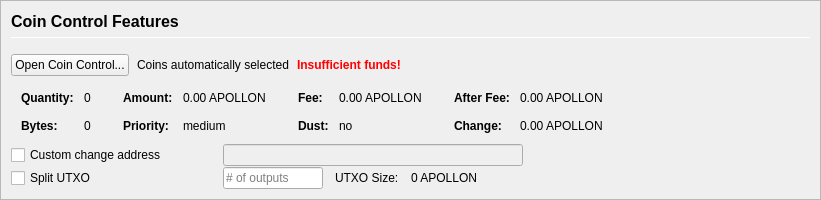
         <widget class="QFrame" name="frameCoinControl">
          <property name="sizePolicy">
           <sizepolicy hsizetype="Expanding" vsizetype="Expanding">
            <horstretch>0</horstretch>
            <verstretch>0</verstretch>
           </sizepolicy>
          </property>
          <property name="maximumSize">
           <size>
            <width>16777215</width>
            <height>16777215</height>
           </size>
          </property>
          <property name="frameShape">
           <enum>QFrame::StyledPanel</enum>
          </property>
          <property name="frameShadow">
           <enum>QFrame::Sunken</enum>
          </property>
          <layout class="QVBoxLayout" name="verticalLayoutCoinControl2">
           <property name="spacing">
            <number>0</number>
           </property>
           <property name="margin">
            <number>0</number>
           </property>
           <item>
            <widget class="QFrame" name="frameCoinControl_BG">
             <layout class="QVBoxLayout" name="verticalLayoutCoinControl" stretch="0,0,0,0,0,0">
              <property name="spacing">
               <number>1</number>
              </property>
              <property name="leftMargin">
               <number>10</number>
              </property>
              <property name="topMargin">
               <number>10</number>
              </property>
              <item>
               <layout class="QHBoxLayout" name="horizontalLayoutCoinControl1">
                <property name="bottomMargin">
                 <number>15</number>
                </property>
                <item>
                 <layout class="QVBoxLayout" name="verticalLayout_3">
                  <property name="spacing">
                   <number>6</number>
                  </property>
                  <item>
                   <widget class="QLabel" name="labelCoinControlFeatures">
                    <property name="sizePolicy">
                     <sizepolicy hsizetype="Preferred" vsizetype="Maximum">
                      <horstretch>0</horstretch>
                      <verstretch>0</verstretch>
                     </sizepolicy>
                    </property>
                    <property name="minimumSize">
                     <size>
                      <width>0</width>
                      <height>20</height>
                     </size>
                    </property>
                    <property name="font">
                     <font>
                      <pointsize>12</pointsize>
                      <weight>75</weight>
                      <bold>true</bold>
                     </font>
                    </property>
                    <property name="styleSheet">
                     <string notr="true">font-weight:bold;</string>
                    </property>
                    <property name="text">
                     <string>Coin Control Features</string>
                    </property>
                   </widget>
                  </item>
                  <item>
                   <widget class="Line" name="line">
                    <property name="minimumSize">
                     <size>
                      <width>0</width>
                      <height>1</height>
                     </size>
                    </property>
                    <property name="maximumSize">
                     <size>
                      <width>16777215</width>
                      <height>1</height>
                     </size>
                    </property>
                    <property name="orientation">
                     <enum>Qt::Horizontal</enum>
                    </property>
                   </widget>
                  </item>
                 </layout>
                </item>
               </layout>
              </item>
              <item>
               <layout class="QHBoxLayout" name="horizontalLayoutCoinControl2" stretch="0,0,0,0">
                <property name="spacing">
                 <number>8</number>
                </property>
                <property name="bottomMargin">
                 <number>10</number>
                </property>
                <item>
                 <widget class="QPushButton" name="pushButtonCoinControl">
                  <property name="styleSheet">
                   <string notr="true"/>
                  </property>
                  <property name="text">
                   <string>Open Coin Control...</string>
                  </property>
                  <property name="autoDefault">
                   <bool>false</bool>
                  </property>
                 </widget>
                </item>
                <item>
                 <widget class="QLabel" name="labelCoinControlAutomaticallySelected">
                  <property name="text">
                   <string>Coins automatically selected</string>
                  </property>
                  <property name="margin">
                   <number>5</number>
                  </property>
                 </widget>
                </item>
                <item>
                 <widget class="QLabel" name="labelCoinControlInsuffFunds">
                  <property name="font">
                   <font>
                    <weight>75</weight>
                    <bold>true</bold>
                   </font>
                  </property>
                  <property name="styleSheet">
                   <string notr="true">color:red;font-weight:bold;</string>
                  </property>
                  <property name="text">
                   <string>Insufficient funds!</string>
                  </property>
                  <property name="margin">
                   <number>5</number>
                  </property>
                 </widget>
                </item>
                <item>
                 <spacer name="horizontalSpacerCoinControl">
                  <property name="orientation">
                   <enum>Qt::Horizontal</enum>
                  </property>
                  <property name="sizeHint" stdset="0">
                   <size>
                    <width>40</width>
                    <height>1</height>
                   </size>
                  </property>
                 </spacer>
                </item>
               </layout>
              </item>
              <item>
               <widget class="QWidget" name="widgetCoinControl" native="true">
                <property name="sizePolicy">
                 <sizepolicy hsizetype="Preferred" vsizetype="Preferred">
                  <horstretch>0</horstretch>
                  <verstretch>0</verstretch>
                 </sizepolicy>
                </property>
                <property name="minimumSize">
                 <size>
                  <width>0</width>
                  <height>0</height>
                 </size>
                </property>
                <property name="styleSheet">
                 <string notr="true"/>
                </property>
                <layout class="QHBoxLayout" name="horizontalLayoutCoinControl5">
                 <property name="margin">
                  <number>0</number>
                 </property>
                 <item>
                  <layout class="QHBoxLayout" name="horizontalLayoutCoinControl3" stretch="0,0,0,1">
                   <property name="spacing">
                    <number>20</number>
                   </property>
                   <property name="topMargin">
                    <number>0</number>
                   </property>
                   <property name="bottomMargin">
                    <number>10</number>
                   </property>
                   <item>
                    <layout class="QFormLayout" name="formLayoutCoinControl1">
                     <property name="horizontalSpacing">
                      <number>10</number>
                     </property>
                     <property name="verticalSpacing">
                      <number>14</number>
                     </property>
                     <property name="leftMargin">
                      <number>10</number>
                     </property>
                     <property name="topMargin">
                      <number>4</number>
                     </property>
                     <property name="rightMargin">
                      <number>6</number>
                     </property>
                     <item row="0" column="0">
                      <widget class="QLabel" name="labelCoinControlQuantityText">
                       <property name="font">
                        <font>
                         <weight>75</weight>
                         <bold>true</bold>
                        </font>
                       </property>
                       <property name="text">
                        <string>Quantity:</string>
                       </property>
                       <property name="margin">
                        <number>0</number>
                       </property>
                      </widget>
                     </item>
                     <item row="0" column="1">
                      <widget class="QLabel" name="labelCoinControlQuantity">
                       <property name="cursor">
                        <cursorShape>IBeamCursor</cursorShape>
                       </property>
                       <property name="contextMenuPolicy">
                        <enum>Qt::ActionsContextMenu</enum>
                       </property>
                       <property name="text">
                        <string notr="true">0</string>
                       </property>
                       <property name="margin">
                        <number>0</number>
                       </property>
                       <property name="textInteractionFlags">
                        <set>Qt::LinksAccessibleByMouse|Qt::TextSelectableByKeyboard|Qt::TextSelectableByMouse</set>
                       </property>
                      </widget>
                     </item>
                     <item row="1" column="0">
                      <widget class="QLabel" name="labelCoinControlBytesText">
                       <property name="font">
                        <font>
                         <weight>75</weight>
                         <bold>true</bold>
                        </font>
                       </property>
                       <property name="text">
                        <string>Bytes:</string>
                       </property>
                      </widget>
                     </item>
                     <item row="1" column="1">
                      <widget class="QLabel" name="labelCoinControlBytes">
                       <property name="cursor">
                        <cursorShape>IBeamCursor</cursorShape>
                       </property>
                       <property name="contextMenuPolicy">
                        <enum>Qt::ActionsContextMenu</enum>
                       </property>
                       <property name="text">
                        <string notr="true">0</string>
                       </property>
                       <property name="textInteractionFlags">
                        <set>Qt::LinksAccessibleByMouse|Qt::TextSelectableByKeyboard|Qt::TextSelectableByMouse</set>
                       </property>
                      </widget>
                     </item>
                    </layout>
                   </item>
                   <item>
                    <layout class="QFormLayout" name="formLayoutCoinControl2">
                     <property name="horizontalSpacing">
                      <number>10</number>
                     </property>
                     <property name="verticalSpacing">
                      <number>14</number>
                     </property>
                     <property name="leftMargin">
                      <number>6</number>
                     </property>
                     <property name="topMargin">
                      <number>4</number>
                     </property>
                     <property name="rightMargin">
                      <number>6</number>
                     </property>
                     <item row="0" column="0">
                      <widget class="QLabel" name="labelCoinControlAmountText">
                       <property name="font">
                        <font>
                         <weight>75</weight>
                         <bold>true</bold>
                        </font>
                       </property>
                       <property name="text">
                        <string>Amount:</string>
                       </property>
                       <property name="margin">
                        <number>0</number>
                       </property>
                      </widget>
                     </item>
                     <item row="0" column="1">
                      <widget class="QLabel" name="labelCoinControlAmount">
                       <property name="cursor">
                        <cursorShape>IBeamCursor</cursorShape>
                       </property>
                       <property name="contextMenuPolicy">
                        <enum>Qt::ActionsContextMenu</enum>
                       </property>
                       <property name="text">
                        <string notr="true">0.00 APOLLON</string>
                       </property>
                       <property name="textInteractionFlags">
                        <set>Qt::LinksAccessibleByMouse|Qt::TextSelectableByKeyboard|Qt::TextSelectableByMouse</set>
                       </property>
                      </widget>
                     </item>
                     <item row="1" column="0">
                      <widget class="QLabel" name="labelCoinControlPriorityText">
                       <property name="font">
                        <font>
                         <weight>75</weight>
                         <bold>true</bold>
                        </font>
                       </property>
                       <property name="text">
                        <string>Priority:</string>
                       </property>
                      </widget>
                     </item>
                     <item row="1" column="1">
                      <widget class="QLabel" name="labelCoinControlPriority">
                       <property name="cursor">
                        <cursorShape>IBeamCursor</cursorShape>
                       </property>
                       <property name="contextMenuPolicy">
                        <enum>Qt::ActionsContextMenu</enum>
                       </property>
                       <property name="text">
                        <string>medium</string>
                       </property>
                       <property name="textInteractionFlags">
                        <set>Qt::LinksAccessibleByMouse|Qt::TextSelectableByKeyboard|Qt::TextSelectableByMouse</set>
                       </property>
                      </widget>
                     </item>
                    </layout>
                   </item>
                   <item>
                    <layout class="QFormLayout" name="formLayoutCoinControl3">
                     <property name="horizontalSpacing">
                      <number>10</number>
                     </property>
                     <property name="verticalSpacing">
                      <number>14</number>
                     </property>
                     <property name="leftMargin">
                      <number>6</number>
                     </property>
                     <property name="topMargin">
                      <number>4</number>
                     </property>
                     <property name="rightMargin">
                      <number>6</number>
                     </property>
                     <item row="0" column="0">
                      <widget class="QLabel" name="labelCoinControlFeeText">
                       <property name="font">
                        <font>
                         <weight>75</weight>
                         <bold>true</bold>
                        </font>
                       </property>
                       <property name="text">
                        <string>Fee:</string>
                       </property>
                       <property name="margin">
                        <number>0</number>
                       </property>
                      </widget>
                     </item>
                     <item row="0" column="1">
                      <widget class="QLabel" name="labelCoinControlFee">
                       <property name="cursor">
                        <cursorShape>IBeamCursor</cursorShape>
                       </property>
                       <property name="contextMenuPolicy">
                        <enum>Qt::ActionsContextMenu</enum>
                       </property>
                       <property name="text">
                        <string notr="true">0.00 APOLLON</string>
                       </property>
                       <property name="textInteractionFlags">
                        <set>Qt::LinksAccessibleByMouse|Qt::TextSelectableByKeyboard|Qt::TextSelectableByMouse</set>
                       </property>
                      </widget>
                     </item>
                     <item row="1" column="0">
                      <widget class="QLabel" name="labelCoinControlLowOutputText">
                       <property name="font">
                        <font>
                         <weight>75</weight>
                         <bold>true</bold>
                        </font>
                       </property>
                       <property name="text">
                        <string>Dust:</string>
                       </property>
                      </widget>
                     </item>
                     <item row="1" column="1">
                      <widget class="QLabel" name="labelCoinControlLowOutput">
                       <property name="cursor">
                        <cursorShape>IBeamCursor</cursorShape>
                       </property>
                       <property name="contextMenuPolicy">
                        <enum>Qt::ActionsContextMenu</enum>
                       </property>
                       <property name="text">
                        <string>no</string>
                       </property>
                       <property name="textInteractionFlags">
                        <set>Qt::LinksAccessibleByMouse|Qt::TextSelectableByKeyboard|Qt::TextSelectableByMouse</set>
                       </property>
                      </widget>
                     </item>
                    </layout>
                   </item>
                   <item>
                    <layout class="QFormLayout" name="formLayoutCoinControl4">
                     <property name="horizontalSpacing">
                      <number>10</number>
                     </property>
                     <property name="verticalSpacing">
                      <number>14</number>
                     </property>
                     <property name="leftMargin">
                      <number>6</number>
                     </property>
                     <property name="topMargin">
                      <number>4</number>
                     </property>
                     <property name="rightMargin">
                      <number>6</number>
                     </property>
                     <item row="0" column="0">
                      <widget class="QLabel" name="labelCoinControlAfterFeeText">
                       <property name="font">
                        <font>
                         <weight>75</weight>
                         <bold>true</bold>
                        </font>
                       </property>
                       <property name="text">
                        <string>After Fee:</string>
                       </property>
                       <property name="margin">
                        <number>0</number>
                       </property>
                      </widget>
                     </item>
                     <item row="0" column="1">
                      <widget class="QLabel" name="labelCoinControlAfterFee">
                       <property name="cursor">
                        <cursorShape>IBeamCursor</cursorShape>
                       </property>
                       <property name="contextMenuPolicy">
                        <enum>Qt::ActionsContextMenu</enum>
                       </property>
                       <property name="text">
                        <string notr="true">0.00 APOLLON</string>
                       </property>
                       <property name="textInteractionFlags">
                        <set>Qt::LinksAccessibleByMouse|Qt::TextSelectableByKeyboard|Qt::TextSelectableByMouse</set>
                       </property>
                      </widget>
                     </item>
                     <item row="1" column="0">
                      <widget class="QLabel" name="labelCoinControlChangeText">
                       <property name="font">
                        <font>
                         <weight>75</weight>
                         <bold>true</bold>
                        </font>
                       </property>
                       <property name="text">
                        <string>Change:</string>
                       </property>
                      </widget>
                     </item>
                     <item row="1" column="1">
                      <widget class="QLabel" name="labelCoinControlChange">
                       <property name="cursor">
                        <cursorShape>IBeamCursor</cursorShape>
                       </property>
                       <property name="contextMenuPolicy">
                        <enum>Qt::ActionsContextMenu</enum>
                       </property>
                       <property name="text">
                        <string notr="true">0.00 APOLLON</string>
                       </property>
                       <property name="textInteractionFlags">
                        <set>Qt::LinksAccessibleByMouse|Qt::TextSelectableByKeyboard|Qt::TextSelectableByMouse</set>
                       </property>
                      </widget>
                     </item>
                    </layout>
                   </item>
                  </layout>
                 </item>
                </layout>
               </widget>
              </item>
              <item>
               <layout class="QHBoxLayout" name="horizontalLayoutCoinControl4">
                <property name="spacing">
                 <number>12</number>
                </property>
                <property name="sizeConstraint">
                 <enum>QLayout::SetDefaultConstraint</enum>
                </property>
                <property name="topMargin">
                 <number>0</number>
                </property>
                <property name="rightMargin">
                 <number>0</number>
                </property>
                <item>
                 <widget class="QCheckBox" name="checkBoxCoinControlChange">
                  <property name="sizePolicy">
                   <sizepolicy hsizetype="Preferred" vsizetype="Preferred">
                    <horstretch>0</horstretch>
                    <verstretch>0</verstretch>
                   </sizepolicy>
                  </property>
                  <property name="minimumSize">
                   <size>
                    <width>200</width>
                    <height>0</height>
                   </size>
                  </property>
                  <property name="maximumSize">
                   <size>
                    <width>200</width>
                    <height>16777215</height>
                   </size>
                  </property>
                  <property name="toolTip">
                   <string>If this is activated, but the change address is empty or invalid, change will be sent to a newly generated address.</string>
                  </property>
                  <property name="text">
                   <string>Custom change address</string>
                  </property>
                 </widget>
                </item>
                <item>
                 <widget class="QValidatedLineEdit" name="lineEditCoinControlChange">
                  <property name="enabled">
                   <bool>false</bool>
                  </property>
                  <property name="sizePolicy">
                   <sizepolicy hsizetype="Preferred" vsizetype="Preferred">
                    <horstretch>0</horstretch>
                    <verstretch>0</verstretch>
                   </sizepolicy>
                  </property>
                  <property name="minimumSize">
                   <size>
                    <width>300</width>
                    <height>0</height>
                   </size>
                  </property>
                 </widget>
                </item>
                <item>
                 <widget class="QLabel" name="labelCoinControlChangeLabel">
                  <property name="sizePolicy">
                   <sizepolicy hsizetype="Preferred" vsizetype="Preferred">
                    <horstretch>0</horstretch>
                    <verstretch>0</verstretch>
                   </sizepolicy>
                  </property>
                  <property name="minimumSize">
                   <size>
                    <width>100</width>
                    <height>0</height>
                   </size>
                  </property>
                  <property name="text">
                   <string/>
                  </property>
                  <property name="margin">
                   <number>3</number>
                  </property>
                 </widget>
                </item>
               </layout>
              </item>
              <item>
               <layout class="QHBoxLayout" name="horizontalLayoutCoinControl6">
                <property name="spacing">
                 <number>12</number>
                </property>
                <property name="rightMargin">
                 <number>0</number>
                </property>
                <item>
                 <widget class="QCheckBox" name="splitBlockCheckBox">
                  <property name="sizePolicy">
                   <sizepolicy hsizetype="Preferred" vsizetype="Preferred">
                    <horstretch>0</horstretch>
                    <verstretch>0</verstretch>
                   </sizepolicy>
                  </property>
                  <property name="minimumSize">
                   <size>
                    <width>200</width>
                    <height>0</height>
                   </size>
                  </property>
                  <property name="maximumSize">
                   <size>
                    <width>200</width>
                    <height>16777215</height>
                   </size>
                  </property>
                  <property name="text">
                   <string>Split UTXO</string>
                  </property>
                 </widget>
                </item>
                <item>
                 <widget class="QLineEdit" name="splitBlockLineEdit">
                  <property name="sizePolicy">
                   <sizepolicy hsizetype="Preferred" vsizetype="Preferred">
                    <horstretch>50</horstretch>
                    <verstretch>0</verstretch>
                   </sizepolicy>
                  </property>
                  <property name="minimumSize">
                   <size>
                    <width>100</width>
                    <height>0</height>
                   </size>
                  </property>
                  <property name="maximumSize">
                   <size>
                    <width>100</width>
                    <height>16777215</height>
                   </size>
                  </property>
                  <property name="placeholderText">
                   <string># of outputs</string>
                  </property>
                 </widget>
                </item>
                <item>
                 <widget class="QLabel" name="labelBlockSizeText">
                  <property name="text">
                   <string>UTXO Size:</string>
                  </property>
                 </widget>
                </item>
                <item>
                 <widget class="QLabel" name="labelBlockSize">
                  <property name="text">
                   <string>0 APOLLON</string>
                  </property>
                 </widget>
                </item>
                <item>
                 <spacer name="horizontalSpacer_7">
                  <property name="orientation">
                   <enum>Qt::Horizontal</enum>
                  </property>
                  <property name="sizeHint" stdset="0">
                   <size>
                    <width>40</width>
                    <height>20</height>
                   </size>
                  </property>
                 </spacer>
                </item>
               </layout>
              </item>
              <item>
               <spacer name="verticalSpacerCoinControl">
                <property name="orientation">
                 <enum>Qt::Vertical</enum>
                </property>
                <property name="sizeHint" stdset="0">
                 <size>
                  <width>800</width>
                  <height>1</height>
                 </size>
                </property>
               </spacer>
              </item>
             </layout>
            </widget>
           </item>
          </layout>
         </widget>
